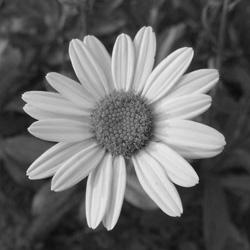
//> input picture DIAssignment3/DIAssignment36/test.jpg, 250 x 250 px
$ ./problem36 test.jpg   (built with g++ and OpenCV 4)
//> lines starting //> are read from the running program, lines starting //| are printed output that depends on the picture
// Sherd White Digital Image Processing Assignment #3.6

#include<opencv2/core/core.hpp>
#include<opencv2/highgui/highgui.hpp>
#include<opencv2/imgproc/imgproc.hpp>

#include<iostream>
#include<string>

using namespace cv;

bool getChannels(Mat);
void equalizeGrayscaleROI(Mat, int, int, int, int);
void equalizeColorROI(Mat, int, int, int, int);

int main(int argc, char * argv[])
{
	if (argc <= 1)
	{
		std::cerr << "Picture 1: " << argv[1] << std::endl;
		return (1);
	}

	std::string ROI = "false";

	Mat img = cv::imread(argv[1]);
//> img is the input picture: 250 rows x 250 cols, CV_8UC3; min 1, max 244, mean 102.8
	if (argc == 3)
	{
		ROI = (argv[2]);
	}

	if (img.empty())
	{
		std::cerr << "Unable to open the image " << argv[1] << "." << std::endl;
		return (1);
	}

	int height = img.rows, width = img.cols, x = 0, y = 0;
//> height = 250; width = 250

	if (ROI == "ROI" || ROI == "roi")
	{
		std::cout << "What is the starting X value of the desired ROI:\n>";
		std::cin >> x;

		std::cout << "What is the starting Y value of the desired ROI:\n>";
		std::cin >> y;

		std::cout << "What is the height of the desired ROI:\n>";
		std::cin >> height;

		std::cout << "What is the width of the desired ROI:\n>";
		std::cin >> width;
	}

	namedWindow("Original Image", WINDOW_AUTOSIZE);
	imshow("Original Image", img);

	bool grayscale = getChannels(img);
//> the loop in getChannels, `for (int r = 0; r < img.rows; r++)` made 250 passes
//> pixels on passes 1 to 3: 250, 500, 750
//> after the loop in getChannels, `for (int r = 0; r < img.rows; r++)`: pixels = 62500
//> grayscale = true

	if (!grayscale)
	{
		equalizeColorROI(img, x, y, height, width);

	}
	else if (grayscale)
	{
		equalizeGrayscaleROI(img, x, y, height, width);
	}

	waitKey(0);

	return (0);
}

void equalizeGrayscaleROI(Mat img, int x, int y, int height, int width)
{
//> called with x = 0, y = 0, height = 250, width = 250
	std::cout << "This is a grayscale image." << std::endl;
	Mat grayimg;
	cvtColor(img, grayimg, CV_BGR2GRAY);  //(input, output, Color Depth)

										  // declare histogram
	int histogram[256] = { 0 };

	// calculate the number of pixels for each intensity value
	for (int r = 0; r < grayimg.rows; r++) {
		for (int c = 0; c < grayimg.cols; c++) {
			histogram[grayimg.at<uchar>(r, c)]++;
		}
	}
//> after the loop, histogram = 256 values, max 990 at index 48, min 0 at index 0, mean 244.1

	// Calculate PkRk
	double PkRk[256] = { 0 };
	for (int i = 0; i < 256; i++)
	{
		PkRk[i] = (double)histogram[i] / (grayimg.rows*grayimg.cols);
	}
//> after the loop, PkRk = 256 values, max 0.0158 at index 48, min 0 at index 0, mean 0.00391

	// Calculate Sk
	double Sk[256] = { 0 };
	Sk[0] = (255 * PkRk[0]);
	for (int i = 1; i < 256; i++)
	{
		Sk[i] = ((255 * PkRk[i]) + Sk[i - 1]);
		//std::cout << Sk[i] << std::endl;
	}
//> after the loop, Sk = 256 values from 0 to 255

	// Equalize selected area
	int imgval = 0;

	if (x > grayimg.cols)
		x = 0;
	if (y > grayimg.rows)
		y = 0;
	if (width > grayimg.cols - x)
		width = grayimg.cols - x;
	if (height > grayimg.rows - y)
		height = grayimg.rows - y;

	for (int r = y; r < (y + height); r++)
	{
		for (int c = x; c < (x + width); c++)
		{
			imgval = grayimg.at<uchar>(r, c);
			grayimg.at<uchar>(r, c) = (int)round(Sk[imgval]);
		}
	}
//> this loop made 250 passes
//> imgval on passes 1 to 3: 45, 47, 49
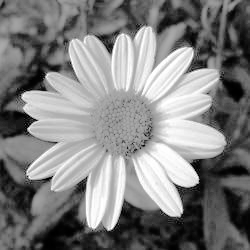
//> grayimg: 250 rows x 250 cols, CV_8UC1; min 0, max 255, mean 128.5
//> after the loop, imgval = 56

	for (int r = y; r < (y + height); r++)
	{
		for (int c = x; c < (x + width); c++)
		{
			grayimg.at<uchar>(r, c) -= img.at<uchar>(r, c);
		}
	}
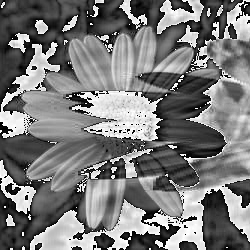
//> grayimg: 250 rows x 250 cols, CV_8UC1; min 0, max 255, mean 121.6

	namedWindow("Grayscale Image Subtraction", WINDOW_AUTOSIZE);
	imshow("Grayscale Image Subtraction", grayimg);
}

// [74 lines left out: function equalizeColorROI, not called in this run]

bool getChannels(Mat img)
{
	int pixels = 0;
	bool grayscale = false;

	for (int r = 0; r < img.rows; r++)
	{
		for (int c = 0; c < img.cols; c++) {
			int B = int(img.at<Vec3b>(r, c)[0]);  //B
			int G = int(img.at<Vec3b>(r, c)[1]);  //G
			int R = int(img.at<Vec3b>(r, c)[2]);  //R
			if (B == G && G == R)
				pixels++;
		}
	}

	if (pixels >= (img.rows / 2) * (img.cols / 2))
		grayscale = true;

	return grayscale;
}
